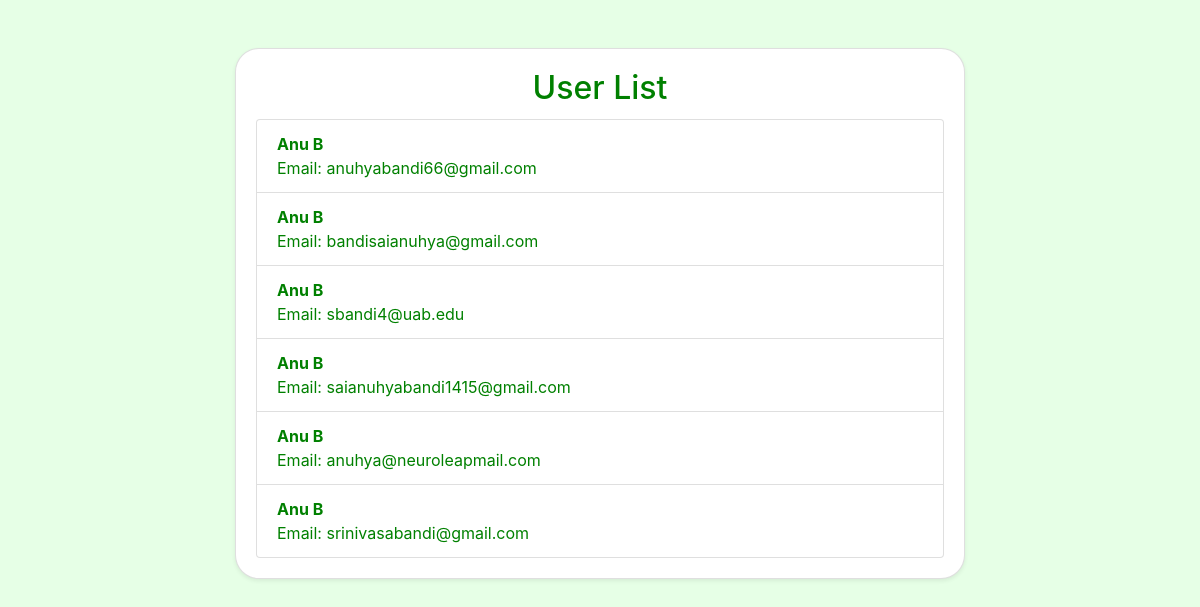
Screenshot of /users with the database file from the repository.
### app.py (models this page shows, shortened)
class User(db.Model):
    id = db.Column(db.Integer, primary_key=True)
    first_name = db.Column(db.String(50), nullable=False)
    last_name = db.Column(db.String(50), nullable=False)
    email = db.Column(db.String(120), unique=True, nullable=False)
    password = db.Column(db.String(100), nullable=False)

### app.py (the view)
@app.route('/users')
def users():
    users = User.query.all()
    return render_template('users.html', users=users)

### templates/users.html (shortened to what this page needs)
<!DOCTYPE html>
<html>
<head>
    <link rel="stylesheet" href="https://maxcdn.bootstrapcdn.com/bootstrap/4.5.2/css/bootstrap.min.css">
</head>
<body>
    <div class="container mt-5">
        <div class="row justify-content-center">
            <div class="col-md-8">
                <div class="card shadow-sm">
                    <div class="card-body">
                        <h2 class="card-title text-center">User List</h2>
                        <div class="list-group">
                            {% for user in users %}
                                <div class="list-group-item">
                                    <strong>{{ user.first_name }} {{ user.last_name }}</strong><br>
                                    Email: {{ user.email }}
                                </div>
                            {% endfor %}
                        </div>
                    </div>
                </div>
            </div>
        </div>
    </div>
</body>
</html>

### templates/users.html (style rules this page uses)
body { background-color: #e6ffe6; color: #008000; }
.card { border-radius: 1.5rem; background-color: #ffffff; color: #008000; box-shadow: 0px 0px 20px rgba(0, 0, 0, 0.1); margin-bottom: 10px; }

### rows the page displays
User: first_name "Anu", last_name "B", email "anuhyabandi66@gmail.com"
User: first_name "Anu", last_name "B", email "bandisaianuhya@gmail.com"
User: first_name "Anu", last_name "B", email "sbandi4@uab.edu"
User: first_name "Anu", last_name "B", email "saianuhyabandi1415@gmail.com"
User: first_name "Anu", last_name "B", email "anuhya@neuroleapmail.com"
User: first_name "Anu", last_name "B", email "srinivasabandi@gmail.com"
